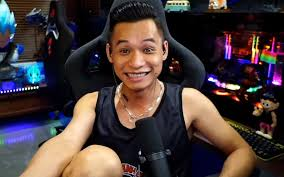
#> input picture images.jpeg, 284 x 177 px
$ python -i final_cli.py   (imports and definitions only)
#> lines starting #> are read from the running program, lines starting #| are printed output that depends on the picture
import sys
import hashlib
import binascii
import numpy as np
from PIL import Image
from Crypto.Cipher import AES

# ================== FUNCTIONS ================== #

def load_image(name):
    return Image.open(name)

def prepare_message_image(image, size):
    if size != image.size:
        image = image.resize(size, Image.Resampling.LANCZOS)
    return image

def generate_secret(size):
    width, height = size
    new_secret_image = Image.new(mode="RGB", size=(width * 2, height * 2))
    for x in range(0, 2 * width, 2):
        for y in range(0, 2 * height, 2):
            color1, color2, color3 = np.random.randint(255, size=3)
            new_secret_image.putpixel((x, y), (color1, color2, color3))
            new_secret_image.putpixel((x+1, y), (255-color1, 255-color2, 255-color3))
            new_secret_image.putpixel((x, y+1), (255-color1, 255-color2, 255-color3))
            new_secret_image.putpixel((x+1, y+1), (color1, color2, color3))
    return new_secret_image

def generate_ciphered_image(secret_image, prepared_image):
    width, height = prepared_image.size
    ciphered_image = Image.new(mode="RGB", size=(width * 2, height * 2))
    for x in range(0, width*2, 2):
        for y in range(0, height*2, 2):
            sec = secret_image.getpixel((x, y))
            msg = prepared_image.getpixel((x//2, y//2))
            color1 = (msg[0]+sec[0]) % 256
            color2 = (msg[1]+sec[1]) % 256
            color3 = (msg[2]+sec[2]) % 256
            ciphered_image.putpixel((x, y), (color1, color2, color3))
            ciphered_image.putpixel((x+1, y), (255-color1, 255-color2, 255-color3))
            ciphered_image.putpixel((x, y+1), (255-color1, 255-color2, 255-color3))
            ciphered_image.putpixel((x+1, y+1), (color1, color2, color3))
    return ciphered_image

# [12 lines left out: function generate_image_back, not called in this run]

def level_one_encrypt(imagename):
#> called with imagename = 'images.jpeg'
    message_image = load_image(imagename)
#> in load_image, returned value is the input picture: PIL image 284x177 RGB; mean R, G, B 71.2, 58.2, 57.9
    size = message_image.size
#> size = (284, 177)
    secret_image = generate_secret(size)
#> in generate_secret, `new_secret_image = Image.new(mode="RGB", size=(width * 2, height * 2))`: new_secret_image: PIL image 568x354 RGB; every value is 0
#> after the loop in generate_secret, `for x in range(0, 2 * width, 2):`:
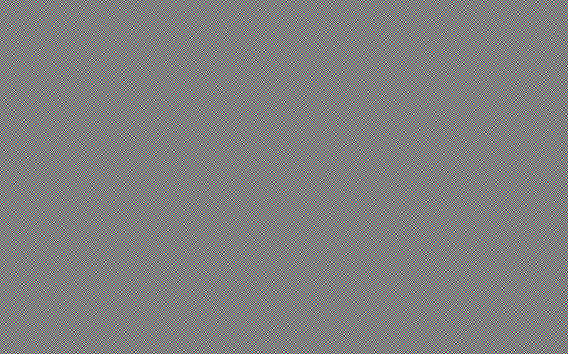
#> new_secret_image: PIL image 568x354 RGB; mean R, G, B 127.5, 127.5, 127.5
    secret_image.save("secret.jpeg")
    prepared_image = prepare_message_image(message_image, size)
    ciphered_image = generate_ciphered_image(secret_image, prepared_image)
#> after the loop in generate_ciphered_image, `for x in range(0, width*2, 2):`:
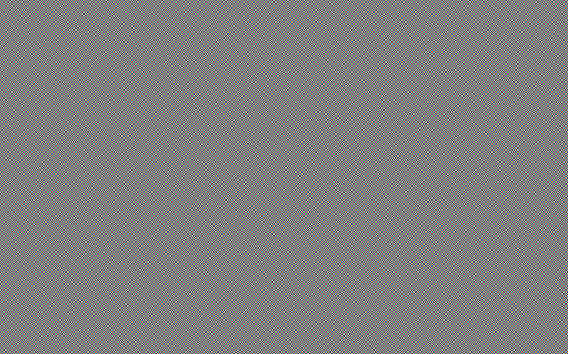
#> ciphered_image: PIL image 568x354 RGB; mean R, G, B 127.5, 127.5, 127.5
    ciphered_image.save("2-share_encrypt.jpeg")

# [53 lines left out: functions construct_enc_image, encrypt, decrypt, not called in this run]

# ================== CLI ENTRY ================== #
# [18 lines not run here, left out]

>>> result = level_one_encrypt('images.jpeg')
